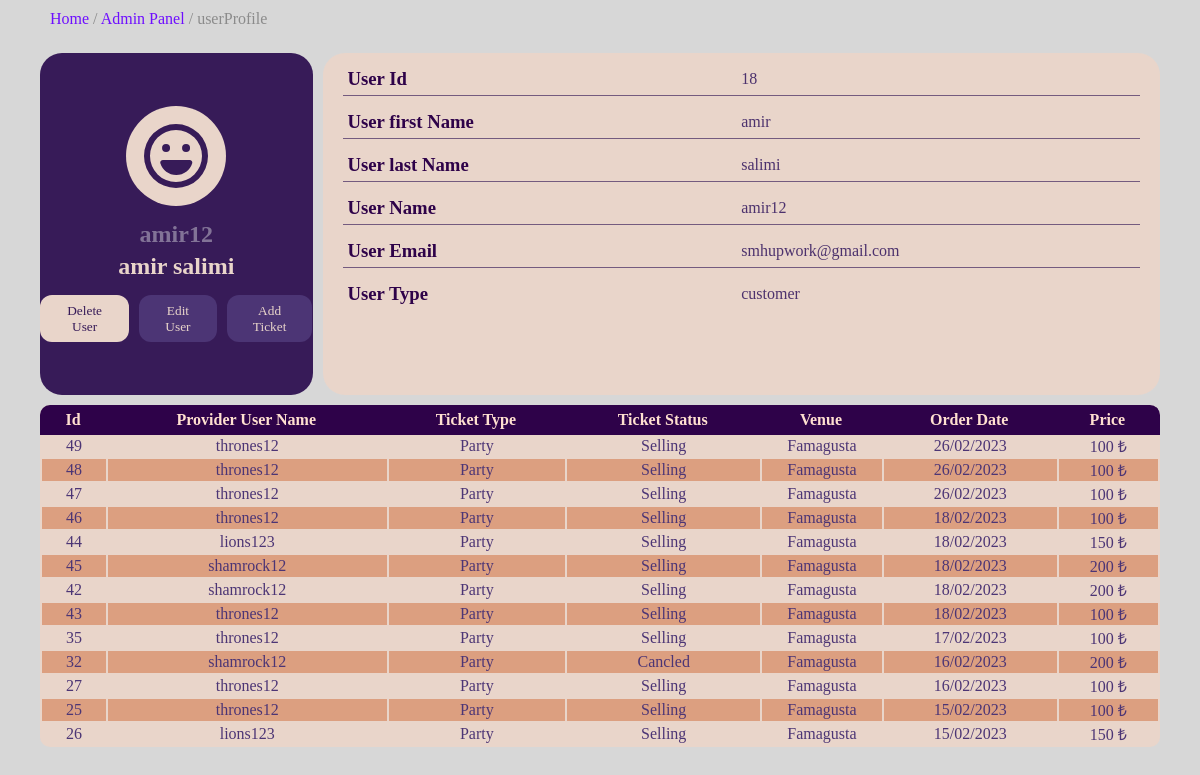
The app's page /panel/customer/18/ (signed in), older data.
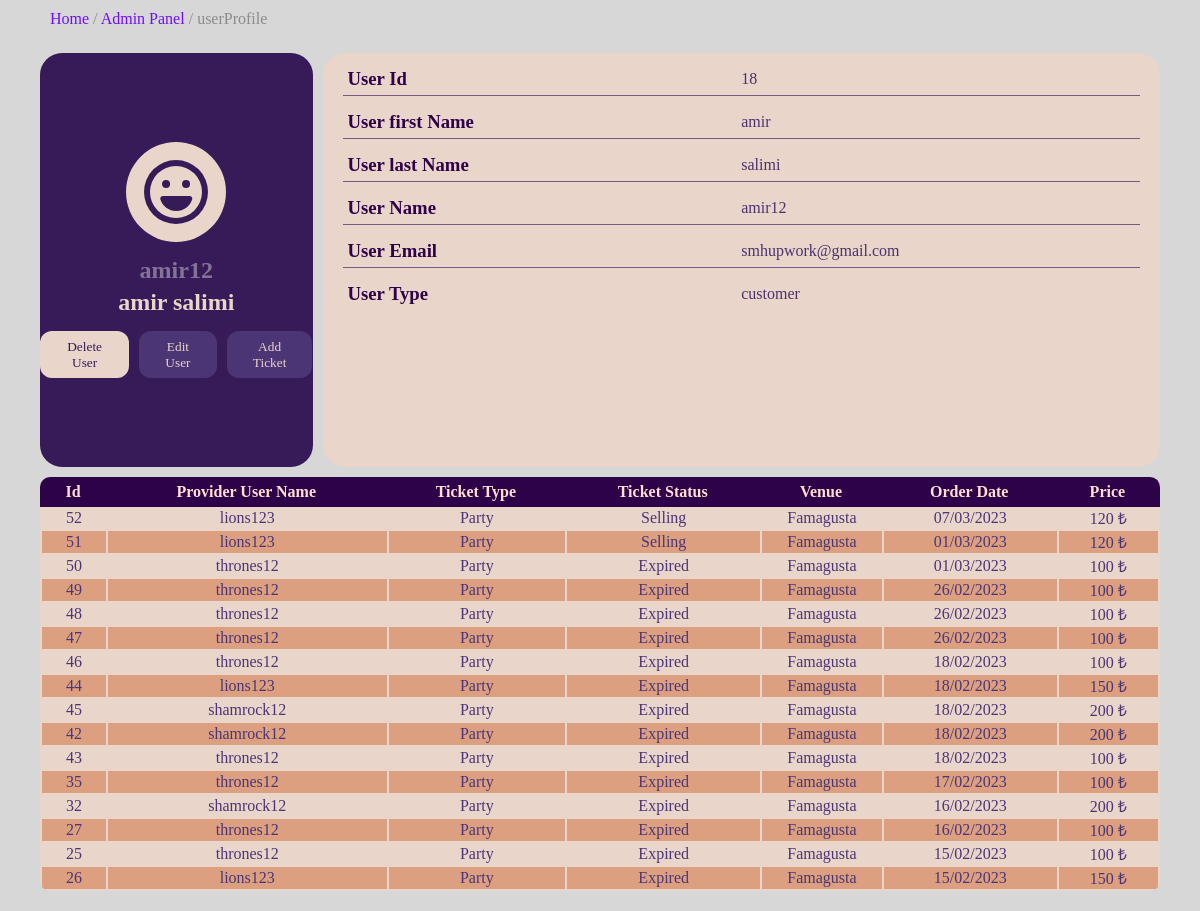
The same page, newer data.
### admin_panel/models.py (models this page shows, shortened)
class CartItem(models.Model):
    product = models.ForeignKey(PartyTicket,on_delete=models.CASCADE,null=True)
    is_ordered = models.BooleanField(default=False)
    created_date = models.DateTimeField(null=True)
    quantity = models.IntegerField(default=1)
    class Meta:
        ordering = ('created_date',)
    def total_price(self):
        return self.quantity * self.product.price
    total_price = property(total_price)

### parties/models.py (models this page shows, shortened)
class PartyTicket(models.Model):
    name =  models.CharField(max_length=50,verbose_name="Party Name",null=True)
    provider = models.ForeignKey(Store,on_delete=models.CASCADE,null=True)
    price = models.IntegerField(null=True)
    start_date = models.DateTimeField(verbose_name="Start Date",null=True)
    description = models.TextField(null=True,blank=True)
    TICKET_STATUS = [
        ('cancled','Cancled'),
        ('expired','Expired'),
        ('sold out','Sold out'),
        ('selling','Selling'),
    ]
    status = models.CharField(max_length=10,choices=TICKET_STATUS,default='Selling')

class Store(models.Model):
    username = models.OneToOneField(User,on_delete=models.CASCADE,null=True)
    name = models.CharField(max_length=100,verbose_name="Name",null=True)
    address = models.CharField(max_length=200,verbose_name="Address",null=True)
    email = models.CharField(max_length=100,verbose_name="Email",null=True)
    class Meta:
        verbose_name="Provider"
    def __str__(self):
        return self.username.username

### account/decorators.py (the view)
        def wrapper(request,*args,**kwargs):
            if request.user.groups.exists:
                x = request.user.groups.all()[0]
            if str(x) in allowed_roles:
                return view_function(request,*args,**kwargs)
            else:
                return redirect("/")

### account/models.py (called while the page is built)
    def __str__(self):
        return f"{self.user}"

### admin_panel/views.py (called while the page is built)
@login_required(login_url="/account/login/")
@allowed_users(['admin'])
def UserInfo(request,pk):
    customer = get_object_or_404(User,customer__id=pk)
    form = EditUserForm(instance=customer)
    if request.method == 'POST':
        form = EditUserForm(request.POST,instance=customer)
        if form.is_valid():
            form.save()
    ticket_id = request.GET.get('ticket-id')
    customer = get_object_or_404(Customer,id=pk)
    products = customer.cart_set.all()[0].items.filter(is_ordered=True).order_by('-created_date')
    context={
        'customer':customer,
        'products':products,
        'form':form,
        'ticket_id':ticket_id
    }
    return render(request,'admin/user-info.html',context)

### templates/admin/user-info.html (shortened to what this page needs)
{% load static %}
<!DOCTYPE html>
<html lang="en">
<head>
    <link rel="stylesheet" href="{% static 'css/user-info.css' %}">
</head>
<body>
    <div class="container" >
        <div class="sections">
            <span><a href="/">Home</a> / <a href="{% url 'admin-admin:admin-panel' user %}">Admin Panel</a> / <a href=".">userProfile</a> </span>
        </div>
        <div class="content">
            <div class="userProfile">
              <div class="profile">
              </div>
              <div class="profile-desc">
                <h4 class="username">{{customer}}</h4>
                <h2 class="fullname">{{customer.user.get_full_name}}</h2>
              </div>
              <div class="btns">
                <button class="delete-user">Delete User</button>
                <button class="edit-user">Edit User</button>
                <button class="edit-user addTicket-to-user-btn">Add Ticket</button>
              </div>
            </div>
            <div class="user-info">
                <div class=" user-information">
                    <h3 class="info-title">User Id</h3>
                    <p class="userInfo">{{customer.id}}</p>
                </div>
                <div class=" user-information">
                    <h3 class="info-title">User first Name</h3>
                    <p class="userInfo">{{customer.user.first_name}}</p>
                </div>
                <div class=" user-information">
                    <h3 class="info-title">User last Name</h3>
                    <p class="userInfo">{{customer.user.last_name}}</p>
                </div>
                <div class=" user-information">
                    <h3 class="info-title">User Name</h3>
                    <p class="userInfo">{{customer}}</p>
                </div>
                <div class=" user-information">
                    <h3 class="info-title">User Email</h3>
                    <p class="userInfo">{{customer.user.email}}</p>
                </div>
                <div class=" user-information">
                    <h3 class="info-title">User Type</h3>
                    <p class="userInfo">{{customer.user.groups.all.0}}</p>
                </div>
            </div>
            <div class="purchased-tickets-table">
                <table>
                    <thead>
                        <tr>
                            <th>Id</th>
                            <th>Provider User Name</th>
                            <th>Ticket Type</th>
                            <th>Ticket Status</th>
                            <th>Venue</th>
                            <th>Order Date</th>
                            <th>Price</th>
                        </tr>
                    </thead>
                    <tbody>
                        {% for cart_item in products %}
                        <tr>
                            <td>{{cart_item.id}}</td>
                            <td>{{cart_item.product.provider}}</td>
                            <td>Party</td>
                            <td>{{cart_item.product.get_status_display}}</td>
                            <td>{{cart_item.product.provider.address}}</td>
                            <td>{{cart_item.created_date|date:'d/m/Y'}}</td>
                            <td>{{cart_item.product.price}} ₺</td>
                        </tr>
                        {% endfor %}
                    </tbody>
                </table>
            </div>
        </div>
    </div>
</body>
</html>

Row changes from the older to the newer data that the page shows:
added CartItem: id "52", product.provider "lions123", product.status "Selling", product.provider.address "Famagusta", created_date "07/03/2023", product.price "120"
added CartItem: id "51", product.provider "lions123", product.status "Selling", product.provider.address "Famagusta", created_date "01/03/2023", product.price "120"
now on this page (row edited): CartItem: id "50", product.provider "thrones12", product.status "Expired", product.provider.address "Famagusta", created_date "01/03/2023", product.price "100"
changed through a linked row, CartItem id 49: product.status "Selling" → "Expired"
changed through a linked row, CartItem id 48: product.status "Selling" → "Expired"
changed through a linked row, CartItem id 47: product.status "Selling" → "Expired"
changed through a linked row, CartItem id 46: product.status "Selling" → "Expired"
changed through a linked row, CartItem id 44: product.status "Selling" → "Expired"
changed through a linked row, CartItem id 45: product.status "Selling" → "Expired"
changed through a linked row, CartItem id 42: product.status "Selling" → "Expired"
changed through a linked row, CartItem id 43: product.status "Selling" → "Expired"
changed through a linked row, CartItem id 35: product.status "Selling" → "Expired"
changed through a linked row, CartItem id 32: product.status "Cancled" → "Expired"
changed through a linked row, CartItem id 27: product.status "Selling" → "Expired"
changed through a linked row, CartItem id 25: product.status "Selling" → "Expired"
changed through a linked row, CartItem id 26: product.status "Selling" → "Expired"
